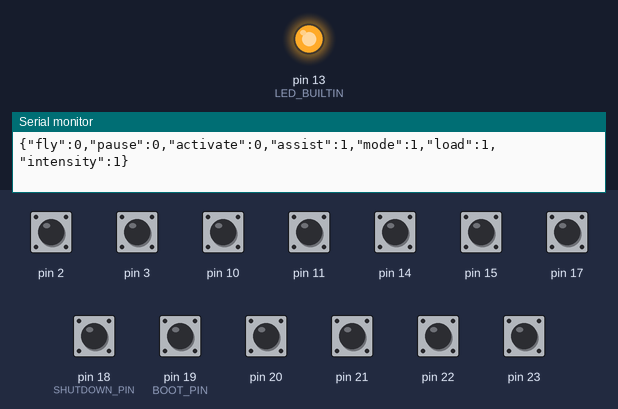
Bench run of a sketch on a simulated Arduino Mega 2560, built with avr-gcc and run on an emulated ATmega2560. Shown: output pins drawn as LEDs (lit = HIGH), the last lines printed to the serial monitor. Inputs (shaded band) come from the test bench; at power-on: pin 2, pin 3, pin 10, pin 11, pin 14, pin 15, pin 17, pin 18 (SHUTDOWN_PIN), pin 19 (BOOT_PIN), pin 20–23 HIGH. Pins used as bus, display or sensor lines are not drawn.

Above: at 1.2 s.
1.3 s: pin 18 (SHUTDOWN_PIN) pulled LOW for 0.15 s
At 1.37 s:
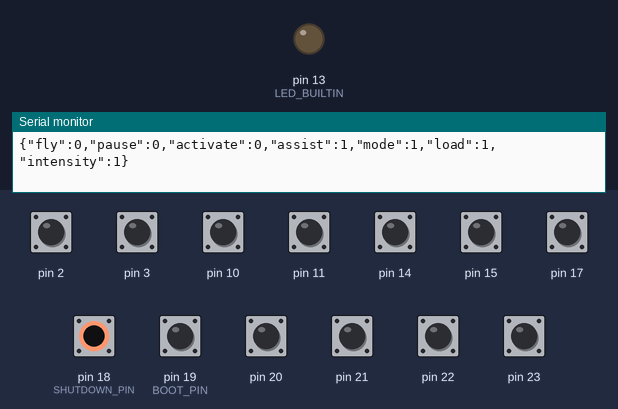
2.9 s: pin 2 pulled LOW for 0.15 s
4.5 s: pin 10 pulled LOW for 0.15 s
6.1 s: pin 14 pulled LOW for 0.15 s
7.7 s: pin 17 pulled LOW for 0.15 s
9.3 s: pin 20 pulled LOW for 0.15 s
Timing chart, 0 to 11.9 s (numbered marks = the images above; inputs shaded):
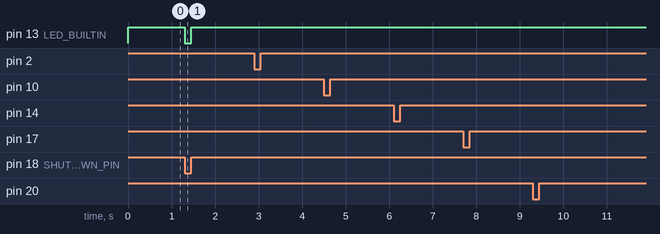

The sketch:

serial_switch_reader_json_run.ino
```cpp
/******************************
  Serial_switch_reader_json.ino
  ----------------------------------
  • Reads 7 hardware switches (same pins as original).
  • Sends JSON over SERIAL_OUT:

      {"fly":0,"pause":0,"activate":1,"assist":1,
       "mode":0,"load":1,"intensity":1}      ← every 250 ms

      {"pause":1}                            ← immediately on change

  No ArduinoJson library, no dynamic memory.
******************************/
#define USE_USB_SERIAL               // COMMENT OUT IF USING TTL
#ifdef USE_USB_SERIAL
  #define SERIAL_OUT Serial
#else
  #define SERIAL_OUT Serial1
#endif

#define MSG_INTERVAL_MS 250           // 20 updates per second
#define NBR_SWITCHES 7

/* ────────── MultiSwitch (added key + printJson) ────────── */
class MultiSwitch {
  const char* key;                         // NEW – JSON field name
  int  pin1, pin2;
  int  lastState, currentState;
  unsigned long lastDebounceTime, debounceDelay;
  bool singlePinMode;

public:
  MultiSwitch(const char* k, int p1, int p2 = -1, unsigned long db = 20)
    : key(k), pin1(p1), pin2(p2), lastState(-1), currentState(-1),
      lastDebounceTime(0), debounceDelay(db), singlePinMode(p2 == -1) {}

  void begin() {
    pinMode(pin1, INPUT_PULLUP);
    if (!singlePinMode) pinMode(pin2, INPUT_PULLUP);
  }

  int getState() {
    int newState;
    if (singlePinMode)
      newState = (digitalRead(pin1) == LOW) ? 1 : 0;
    else {
      int r1 = digitalRead(pin1), r2 = digitalRead(pin2);
      newState = (r1 == LOW) ? 0 : (r2 == LOW ? 2 : 1);
    }

    if (newState != lastState) lastDebounceTime = millis();
    if (millis() - lastDebounceTime > debounceDelay) currentState = newState;
    lastState = newState;
    return currentState;
  }

  /* stream  "key":value  , add leading comma when needed */
  void printJson(Stream& out, bool& first) const {
    if (!first) out.print(',');
    out.print('"'); out.print(key); out.print("\":");
    out.print(currentState);
    first = false;
  }
};

// ----------------- Power State Machine ---------------------
enum SystemState { OFF_STATE, BOOT_REQUEST, RUNNING, SHUTDOWN_REQUEST };

class PowerStateMachine {
  const int bootPin;         // Arduino pin for boot button (from Pi GPIO3)
  const int shutdownPin;     // Arduino pin for shutdown indicator (from Pi GPIO2, via overlay)
  const int runPin;          // Arduino pin used to drive the Pi's RUN header
  const unsigned long runPulseDuration; // Duration to pulse RUN pin (in ms)

  SystemState state;

  // Instead of nonblocking pulse logic, we'll use a blocking delay.
  void pulseRunPin() {
    digitalWrite(runPin, LOW);
    delay(runPulseDuration); // blocking delay: e.g. 100ms
    digitalWrite(runPin, HIGH);
  }

public:
  PowerStateMachine(int bootPin, int shutdownPin, int runPin, unsigned long runPulseDuration = 100)
    : bootPin(bootPin), shutdownPin(shutdownPin), runPin(runPin),
      runPulseDuration(runPulseDuration), state(OFF_STATE) {}

  // Call update() frequently in loop()
  void update() {
    int bootVal = digitalRead(bootPin);         // LOW means button pressed
    int shutdownVal = digitalRead(shutdownPin);   // LOW indicates OS halted; HIGH indicates running/booting
    // State machine transitions:
    switch (state) {
      case OFF_STATE:
        // In current Pi behavior, the shutdown indicator is LOW when the OS is halted.
        // In a future revision where wake-on-GPIO works normally, the shutdown indicator would be HIGH.
        // Here, we conditionally pulse the RUN pin only if shutdownVal is LOW.
        if (shutdownVal == LOW) {
          // If the button is pressed (bootVal LOW) and the shutdown indicator remains LOW,
          // pulse the RUN pin to trigger boot.
          if (bootVal == LOW) {
            //SERIAL_OUT.println("OFF_STATE: Button pressed; pulsing RUN pin (legacy behavior)");
            digitalWrite(runPin, LOW);
            delay(runPulseDuration);  // 100ms pulse
            digitalWrite(runPin, HIGH);
            state = BOOT_REQUEST;
            //SERIAL_OUT.println("Transition: OFF_STATE -> BOOT_REQUEST (RUN pulse complete)");
          }
        } else {
          // If shutdownVal is HIGH in OFF_STATE, then the Pi is already waking normally.
          state = RUNNING;
          //SERIAL_OUT.println("Transition: OFF_STATE -> RUNNING (no RUN pulse needed)");
        }
        // Also check for auto-boot if shutdown indicator is HIGH (if not already handled above).
        // (This line may be redundant now, but you can keep it for robustness.)
        // if (shutdownVal == HIGH && state == OFF_STATE) {
        //   state = RUNNING;
        //   SERIAL_OUT.println("Transition: OFF_STATE -> RUNNING (auto boot detected)");
        // }
        break;


      case BOOT_REQUEST:
        // In BOOT_REQUEST, wait for the shutdown indicator to become HIGH,
        // which confirms that the power management circuitry has reinitialized.
        if (shutdownVal == HIGH) {
          state = RUNNING;
          //SERIAL_OUT.println("Transition: BOOT_REQUEST -> RUNNING");
        }
        break;

      case RUNNING:
        // In RUNNING, shutdown indicator remains HIGH.
        // A button press (bootVal LOW) is interpreted as a shutdown request.
        if (bootVal == LOW) {
          state = SHUTDOWN_REQUEST;
          //SERIAL_OUT.println("Transition: RUNNING -> SHUTDOWN_REQUEST");
        }
        // Also, if the OS shuts down via an internal command (without a button press),
        // the shutdown indicator will go LOW.
        else if (shutdownVal == LOW) {
          state = OFF_STATE;
          //SERIAL_OUT.println("Transition: RUNNING -> OFF_STATE (OS shutdown detected)");
        }
        break;

      case SHUTDOWN_REQUEST:
        // In SHUTDOWN_REQUEST, wait until shutdown indicator goes LOW,
        // confirming that the OS has fully halted.
        if (shutdownVal == LOW) {
          state = OFF_STATE;
          //SERIAL_OUT.println("Transition: SHUTDOWN_REQUEST -> OFF_STATE");
        }
        break;
    }
  }

  SystemState getState() const {
    return state;
  }
};

#define BOOT_PIN     19
#define SHUTDOWN_PIN 18
#define RUN_PIN      0
PowerStateMachine powerSM(BOOT_PIN, SHUTDOWN_PIN, RUN_PIN);

/* ────────── Switch table (same pins, now with keys) ────────── */
MultiSwitch switches[NBR_SWITCHES] = {
  /* index / meaning / key string / pins  */
  /* 0 */ MultiSwitch("fly",       20),
  /* 1 */ MultiSwitch("pause",     21),
  /* 2 */ MultiSwitch("activate",  17),
  /* 3 */ MultiSwitch("assist",     3, 2),   // Experience rocker
  /* 4 */ MultiSwitch("mode",      10,11),   // Flight rocker
  /* 5 */ MultiSwitch("load",      14,15),
  /* 6 */ MultiSwitch("intensity", 23,22)
};

int  switchStates[NBR_SWITCHES];
int  lastSent[NBR_SWITCHES] = { -1,-1,-1,-1,-1,-1,-1 };

/* ────────── JSON transmitters ────────── */
void sendFull() {
  SERIAL_OUT.print('{');
  bool first = true;
  for (auto& sw : switches) sw.printJson(SERIAL_OUT, first);
  SERIAL_OUT.println('}');
  memcpy(lastSent, switchStates, sizeof(lastSent));
}

void sendDelta() {
  SERIAL_OUT.print('{');
  bool first = true;
  for (int i = 0; i < NBR_SWITCHES; ++i) {
    if (switchStates[i] != lastSent[i]) {
      switches[i].printJson(SERIAL_OUT, first);
      lastSent[i] = switchStates[i];
    }
  }
  SERIAL_OUT.println('}');
}

/* ────────── Helpers (unchanged logic) ────────── */
void updateSwitchStates() {
  for (int i = 0; i < NBR_SWITCHES; ++i)
    switchStates[i] = switches[i].getState();
}

/* ────────── Setup ────────── */
void setup() {
#ifdef SERIAL1_TX_ONLY
  SERIAL_OUT.setRX(7);                  // if TTL version is used
#endif
  SERIAL_OUT.begin(115200);

  pinMode(BOOT_PIN, INPUT_PULLUP);
  pinMode(SHUTDOWN_PIN, INPUT_PULLUP);
  pinMode(RUN_PIN, OUTPUT);  digitalWrite(RUN_PIN, HIGH);
  pinMode(LED_BUILTIN, OUTPUT);

  for (auto& sw : switches) sw.begin();

  updateSwitchStates();     // prime arrays
  sendFull();               // initial snapshot
  SERIAL_OUT.println(F("Switch reader (JSON) started"));
}

/* ────────── Main loop ────────── */
void loop() {
  static unsigned long prevMs = 0;

  powerSM.update();                           // unchanged behaviour
  digitalWrite(LED_BUILTIN,
               powerSM.getState()==OFF_STATE ? LOW : HIGH);

  updateSwitchStates();

  bool changed = false;
  for (int i = 0; i < NBR_SWITCHES; ++i)
    if (switchStates[i] != lastSent[i]) { changed = true; break; }

  if (changed) {
    sendDelta();                              // immediate delta
  } else {
    unsigned long now = millis();
    if (now - prevMs >= MSG_INTERVAL_MS) {
      prevMs = now;
      sendFull();                             // 50 ms heartbeat
    }
  }
}
```

Measured:
- after the input at 1.3 s, pin 13 (LED_BUILTIN): HIGH → LOW at once, → HIGH 0.15 s later
